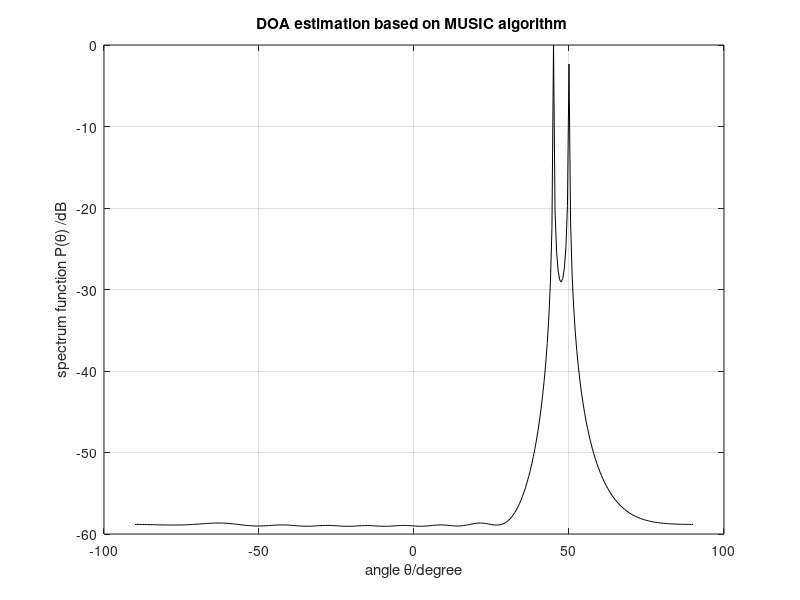

Reproduce this figure in MATLAB.
clc
clear all
format long %The data show that as long shaping scientific
doa=[45 50]/180*pi; %Direction of arrival
N=200;%Snapshots
w=[pi/2 -pi/2]';%Frequency
M=10;%Number of array elements
P=length(w); %The number of signal
lambda=150;%Wavelength
d=lambda/2;%Element spacing
snr=20;%SNA
D=zeros(P,M); %To creat a matrix with P row and M column
for k=1:P
D(k,:)=exp(-j*2*pi*d*sin(doa(k))/lambda*[0:M-1]); %Assignment matrix
end
D=D';
xx=2*exp(j*(w*[1:N])); %Simulate signal
x=D*xx;
x=x+awgn(x,snr);%Insert Gaussian white noise
R=x*x'; %Data covarivance matrix
[N,V]=eig(R); %Find the eigenvalues and eigenvectors of R
NN=N(:,1:M-P); %Estimate noise subspace
theta=-90:0.5:90; %Peak search
for ii=1:length(theta)
SS=zeros(1,length(M));
for jj=0:M-1
 SS(1+jj)=exp(-j*2*jj*pi*d*sin(theta(ii)/180*pi)/lambda);
end
PP=SS*NN*NN'*SS';
Pmusic(ii)=abs(1/ PP);
end
Pmusic=10*log10(Pmusic/max(Pmusic)); %Spatial spectrum function
plot(theta,Pmusic,'-k')
xlabel('angle \theta/degree')
ylabel('spectrum function P(\theta) /dB')
title('DOA estimation based on MUSIC algorithm ')
grid on